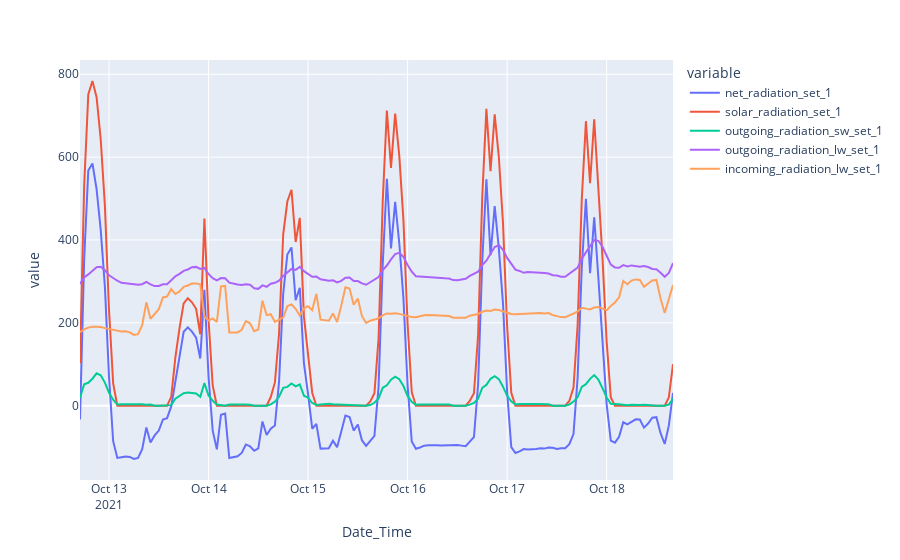

Here is the notebook cell this chart was saved with:
### Code cell
fig = px.line(field, x=field.index, y=field.columns)
fig.show()

### Figure 1 — Plotly figure (JSON) as saved in the notebook; plotly's stock layout.template omitted (floating-point values rounded to 4 significant figures; data arrays with more than 128 entries replaced by an {"elided": "..."} marker saying what was removed)
{"data": [{"hovertemplate": "variable=net_radiation_set_1<br>Date_Time=%{x}<br>value=%{y}<extra></extra>", "legendgroup": "net_radiation_set_1", "line": {"color": "#636efa", "dash": "solid"}, "mode": "lines", "name": "net_radiation_set_1", "orientation": "v", "showlegend": true, "type": "scatter", "x": {"elided": "144 str values"}, "xaxis": "x", "y": {"elided": "144 float values"}, "yaxis": "y"}, {"hovertemplate": "variable=solar_radiation_set_1<br>Date_Time=%{x}<br>value=%{y}<extra></extra>", "legendgroup": "solar_radiation_set_1", "line": {"color": "#EF553B", "dash": "solid"}, "mode": "lines", "name": "solar_radiation_set_1", "orientation": "v", "showlegend": true, "type": "scatter", "x": {"elided": "144 str values"}, "xaxis": "x", "y": {"elided": "144 float values"}, "yaxis": "y"}, {"hovertemplate": "variable=outgoing_radiation_sw_set_1<br>Date_Time=%{x}<br>value=%{y}<extra></extra>", "legendgroup": "outgoing_radiation_sw_set_1", "line": {"color": "#00cc96", "dash": "solid"}, "mode": "lines", "name": "outgoing_radiation_sw_set_1", "orientation": "v", "showlegend": true, "type": "scatter", "x": {"elided": "144 str values"}, "xaxis": "x", "y": {"elided": "144 float values"}, "yaxis": "y"}, {"hovertemplate": "variable=outgoing_radiation_lw_set_1<br>Date_Time=%{x}<br>value=%{y}<extra></extra>", "legendgroup": "outgoing_radiation_lw_set_1", "line": {"color": "#ab63fa", "dash": "solid"}, "mode": "lines", "name": "outgoing_radiation_lw_set_1", "orientation": "v", "showlegend": true, "type": "scatter", "x": {"elided": "144 str values"}, "xaxis": "x", "y": {"elided": "144 float values"}, "yaxis": "y"}, {"hovertemplate": "variable=incoming_radiation_lw_set_1<br>Date_Time=%{x}<br>value=%{y}<extra></extra>", "legendgroup": "incoming_radiation_lw_set_1", "line": {"color": "#FFA15A", "dash": "solid"}, "mode": "lines", "name": "incoming_radiation_lw_set_1", "orientation": "v", "showlegend": true, "type": "scatter", "x": {"elided": "144 str values"}, "xaxis": "x", "y": {"elided": "144 float values"}, "yaxis": "y"}], "layout": {"legend": {"title": {"text": "variable"}, "tracegroupgap": 0}, "margin": {"t": 60}, "xaxis": {"anchor": "y", "domain": [0, 1], "title": {"text": "Date_Time"}}, "yaxis": {"anchor": "x", "domain": [0, 1], "title": {"text": "value"}}}}
